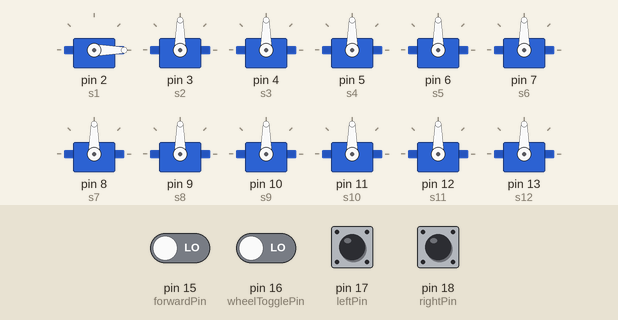
The sketch below on a simulated Arduino Uno, built with avr-gcc and run on an emulated ATmega328P. Parts: 12 × servo. The test bench sets the inputs (shaded band); at power-on: pin 15 (forwardPin), pin 16 (wheelTogglePin), pin 17 (leftPin), pin 18 (rightPin) LOW.

Above: at 6.2 s.
6.3 s: pin 15 (forwardPin) driven HIGH
At 6.77 s:
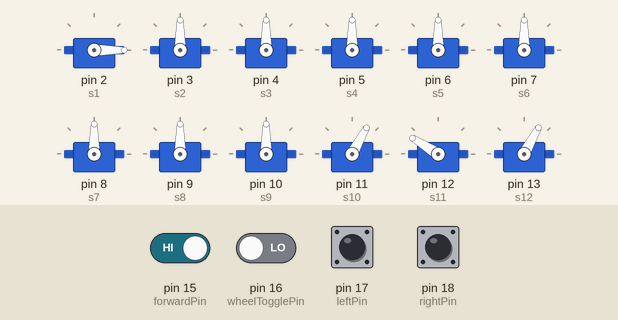
At 9.24 s:
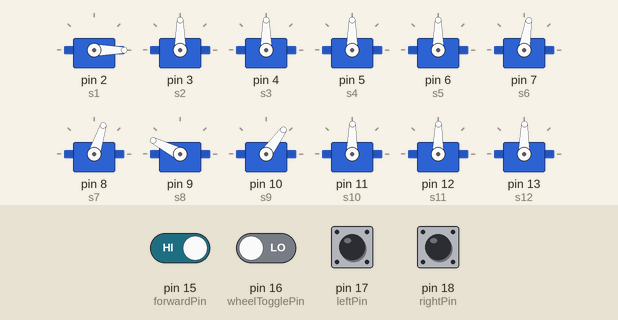
9.3 s: pin 15 (forwardPin) driven LOW and pin 16 (wheelTogglePin) driven HIGH
12.3 s: pin 15 (forwardPin) driven HIGH
21.3 s: pin 15 (forwardPin) driven LOW
At 21.54 s:
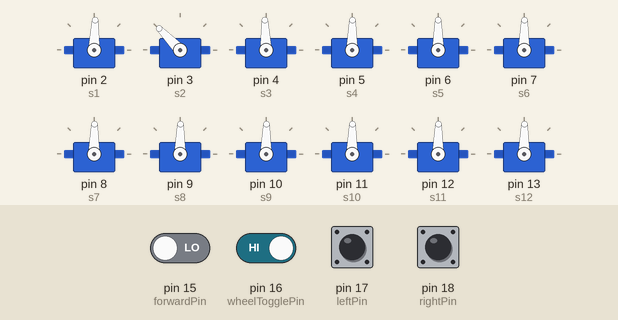
24.3 s: pin 16 (wheelTogglePin) driven LOW
At 24.57 s:
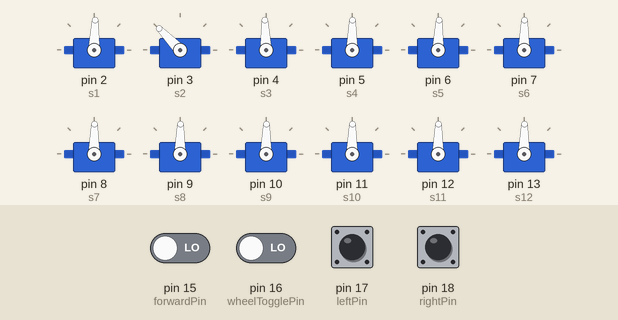
25.9 s: pin 16 (wheelTogglePin) driven HIGH
Timing chart, 0 to 29.9 s (numbered marks = the images above; inputs shaded):
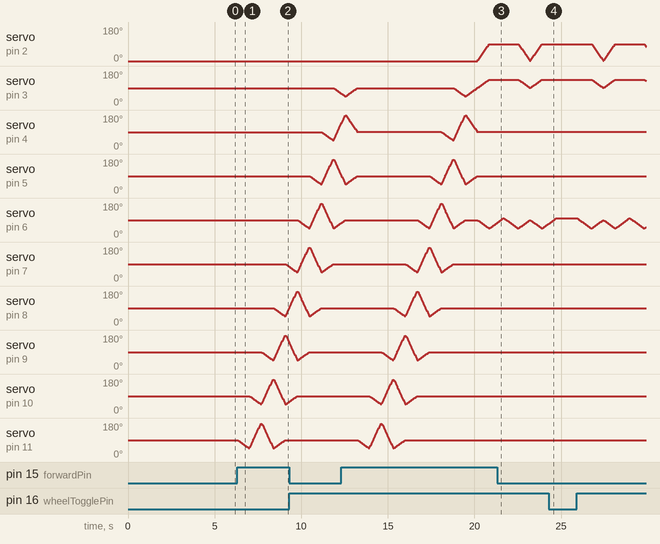

Measured:
- after the input at 6.3 s, servo on pin 7 (s6): 90° → 77° after 2.8 s
- after the input at 21.3 s, servo on pin 8 (s7): stays 89° (without the input it goes to 87° after 2.5 s); servo on pin 9 (s8), servo on pin 10 (s9), servo on pin 11 (s10), servo on pin 12 (s11), servo on pin 13 (s12): stops changing and stays 89°
- after the input at 24.3 s, servo on pin 2 (s1): stays 88° (without the input it goes to 84° after 1.3 s); servo on pin 3 (s2): stays 134° (without the input it goes to 132° after 1.3 s); servo on pin 6 (s5): goes on until 24.7 s, then stays 99°

The sketch:

RectilinearMotion.ino
```cpp
/*
Rectilinear motion file for 12 segment snake robot
*/


#include <Servo.h>

// Define servo objects for the snake segments
Servo s1;
Servo s2;
Servo s3;
Servo s4;
Servo s5;
Servo s6;
Servo s7;
Servo s8;
Servo s9;
Servo s10;
Servo s11;
Servo s12;
Servo sWheel;


// Define variables
int flex = 45; // Angle to flex a joint
int delayTime = 5; // Delay between limb movements
int startPause = 5000; // Delay to allow robot placement before movement
int pos = 0;  // Loop counter
int smoothnessDelay = 15;
int wheelState = 0;

int forwardPin =  15;
int wheelTogglePin = 16;
int leftPin = 17;
int rightPin = 18;

int forwardVal = 0;
int wheelToggleVal = 0;
int leftVal = 0;
int rightVal = 0;


void setup()
{
// Set movement pins as inputs
  pinMode(forwardPin, INPUT);
  pinMode(wheelTogglePin, INPUT);
  pinMode(rightPin, INPUT);
  pinMode(leftPin, INPUT);

// Set movement pins to low
  digitalWrite(forwardPin, LOW);
  digitalWrite(wheelTogglePin, LOW);
  digitalWrite(rightPin, LOW);
  digitalWrite(leftPin, LOW);

// Attach segments to PWM pins
   s1.attach(2);
   s2.attach(3);
   s3.attach(4);
   s4.attach(5);
   s5.attach(6);
   s6.attach(7);
   s7.attach(8);
   s8.attach(9);
   s9.attach(10);
   s10.attach(11);
   s11.attach(12);
   s12.attach(13);
   sWheel.attach(14);


// Put snake in straight starting position
   s1.write(0);
   s2.write(90);
   s3.write(90);
   s4.write(90);
   s5.write(90);
   s6.write(90);
   s7.write(90);
   s8.write(90);
   s9.write(90);
   s10.write(90);
   s11.write(90);
   s12.write(90);
   sWheel.write(90);


// Delay to give time to position robot
   delay(startPause);
}


void loop()
{
//  Read movement pins
  forwardVal = digitalRead(forwardPin);
  wheelToggleVal = digitalRead(wheelTogglePin);
  rightVal = digitalRead(rightPin);
  leftVal = digitalRead(leftPin);

// Forward motion
  if (forwardVal == HIGH){

    delay(delayTime);
    for(pos = 0; pos < flex; pos +=  1)
    {
      s12.write(90-pos);
      s11.write(90+2*pos);
      s10.write(90-pos);
      delay(smoothnessDelay);
    }

    delay(delayTime);
    for(pos = 0; pos < flex; pos +=  1)
    {
      s12.write(90-flex+pos);
      s11.write(90+2*flex-3*pos);
      s10.write(90-flex+3*pos);
      s9.write(90-pos);
      delay(smoothnessDelay);
    }

    delay(delayTime);
    for(pos = 0; pos < flex; pos +=  1)
    {
      s11.write(90-flex+pos);
      s10.write(90+2*flex-3*pos);
      s9.write(90-flex+3*pos);
      s8.write(90-pos);
      delay(smoothnessDelay);
    }

    delay(delayTime);
    for(pos = 0; pos < flex; pos +=  1)
    {
      s10.write(90-flex+pos);
      s9.write(90+2*flex-3*pos);
      s8.write(90-flex+3*pos);
      s7.write(90-pos);
      delay(smoothnessDelay);
    }

    delay(delayTime);
    for(pos = 0; pos < flex; pos +=  1)
    {
      s9.write(90-flex+pos);
      s8.write(90+2*flex-3*pos);
      s7.write(90-flex+3*pos);
      s6.write(90-pos);
      delay(smoothnessDelay);
    }

    delay(delayTime);
    for(pos = 0; pos < flex; pos +=  1)
    {
      s8.write(90-flex+pos);
      s7.write(90+2*flex-3*pos);
      s6.write(90-flex+3*pos);
      s5.write(90-pos);
      delay(smoothnessDelay);
    }

    delay(delayTime);
    for(pos = 0; pos < flex; pos +=  1)
    {
      s7.write(90-flex+pos);
      s6.write(90+2*flex-3*pos);
      s5.write(90-flex+3*pos);
      s4.write(90-pos);
      delay(smoothnessDelay);
    }

    delay(delayTime);
    for(pos = 0; pos < flex; pos +=  1)
    {
      s6.write(90-flex+pos);
      s5.write(90+2*flex-3*pos);
      s4.write(90-flex+3*pos);
      s3.write(90-pos);
      delay(smoothnessDelay);
    }

    delay(delayTime);
    for(pos = 0; pos < flex; pos +=  1)
    {
      s5.write(90-flex+pos);
      s4.write(90+2*flex-3*pos);
      s3.write(90-flex+3*pos);
      s2.write(90-pos);
      delay(smoothnessDelay);
    }

    delay(delayTime);
    for(pos = 0; pos < flex; pos +=  1)
    {
      s4.write(90-flex+pos);
      s3.write(90+2*flex-2*pos);
      s2.write(90-flex+pos);
      delay(smoothnessDelay);
    }
  }

// Move wheel up or down
  if (wheelToggleVal == HIGH){
// If wheelState = 0, put wheel into turning position
    if (wheelState == 0){
// Raise wheel
// Bend segment s5 up 45 degrees
// Bend segment s2 down 45 degrees
// Straighten segment s1
      delay(delayTime);
      for(pos = 0; pos < 45; pos +=  1)
      {
        s5.write(90-pos);
        s2.write(90+pos);
        s1.write(2*pos);
        delay(smoothnessDelay);
      }
 // Lower wheel for turning
 // Lower segment s5 by 55 degrees
      delay(delayTime);
      for(pos = 0; pos < 55; pos +=  1)
      {
        s5.write(45+pos);
        delay(smoothnessDelay);
      }
    }

// If wheelState = 1, put wheel into storage position
    if (wheelState == 1){
// Raise wheel after turning
// Raise segment s5 by 55 degrees
      delay(delayTime);
      for(pos = 0; pos < 55; pos +=  1)
      {
        s5.write(100-pos);
        delay(smoothnessDelay);
      }
// Bend segment s5 back down 45 degrees
// Bend segment s2 back up
// Bend segment s1 back up
      delay(delayTime);
      for(pos = 0; pos < 45; pos +=  1)
      {
        s5.write(45+pos);
        s2.write(135-pos);
        s1.write(90-2*pos);
        delay(smoothnessDelay);
      }
    }

    wheelState = 1 - wheelState;
  }

// Left turn
  if (rightVal == HIGH){
    delay(delayTime);
    sWheel.write(80);
    delay(100);
    sWheel.write(90);
  }

// Right turn
  if (leftVal == HIGH){
    delay(delayTime);
    sWheel.write(100);
    delay(100);
    sWheel.write(90);
  }

}
```
